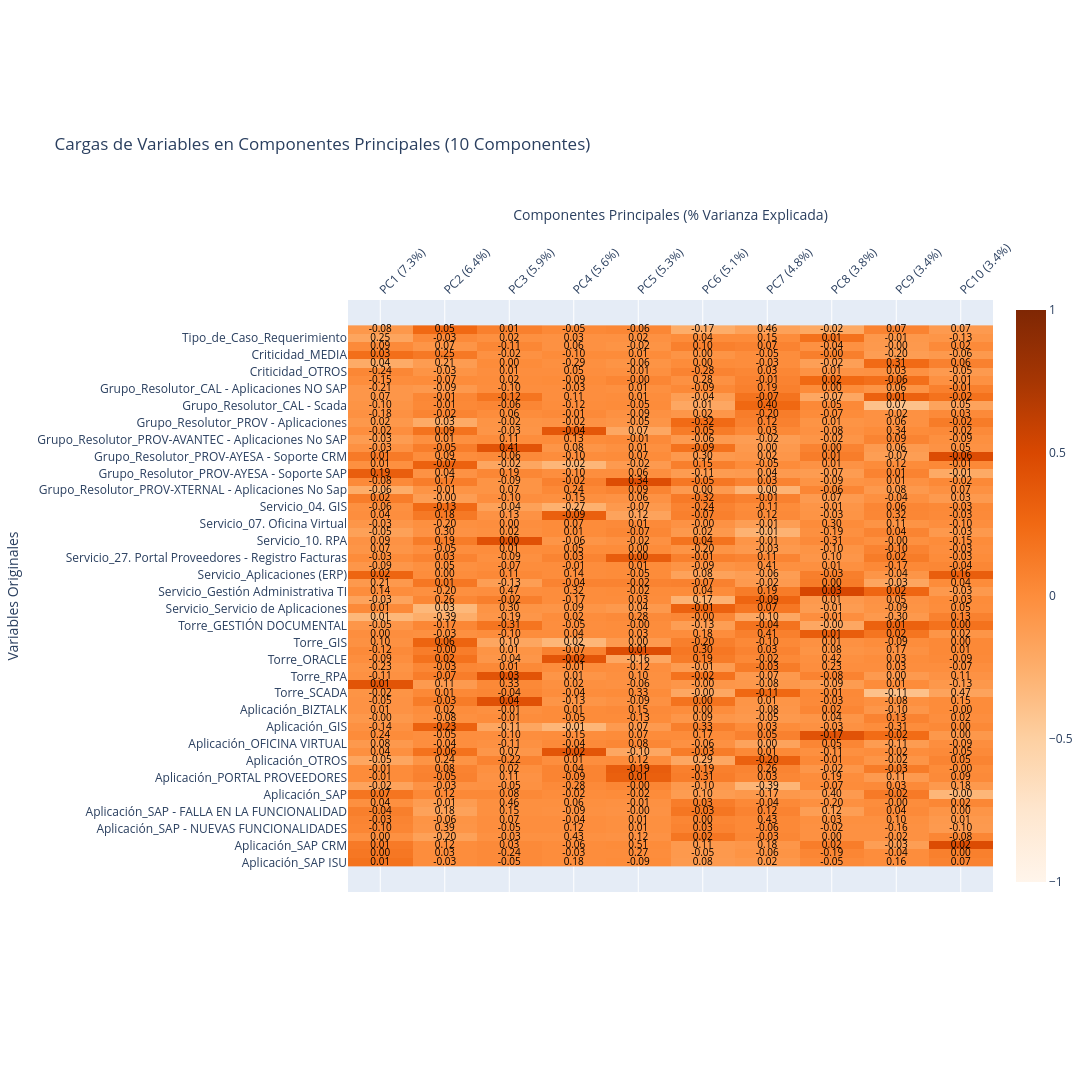

The cell this chart's notebook holds for it:
### Code cell
from sklearn.preprocessing import StandardScaler
from sklearn.decomposition import PCA
import numpy as np
import pandas as pd
import matplotlib.pyplot as plt
import seaborn as sns
import plotly.graph_objects as go
from IPython.display import display

# ------------------------------------------------------------
# 2. APLICACIÓN DE PCA (10 COMPONENTES)
# ------------------------------------------------------------

# Estandarización
scaler = StandardScaler()
X_scaled = scaler.fit_transform(df_pca_base)

# PCA con 10 componentes
pca = PCA(n_components=10)
X_pca = pca.fit_transform(X_scaled)

# Cálculo de métricas
varianza_individual = pca.explained_variance_ratio_
varianza_acumulada = np.cumsum(varianza_individual)
cargas = pca.components_.T  # Matriz de cargas (variables x componentes)

# ------------------------------------------------------------
# 3. VISUALIZACIÓN DE RESULTADOS
# ------------------------------------------------------------

# Configuración de estilos
plt.style.use('seaborn-v0_8')
sns.set_theme(style="whitegrid")

# ----------------------------------
# A. Gráfico de Varianza Acumulada (Ajustado para 10 componentes)
# ----------------------------------
plt.figure(figsize=(12, 6))
plt.bar(range(1, 11), varianza_individual, alpha=0.6, label='Varianza Individual')
plt.plot(range(1, 11), varianza_acumulada, marker='o', color='red', label='Varianza Acumulada')

# Líneas de referencia
plt.axhline(y=0.9, color='green', linestyle='--', label='Umbral 90%')
plt.axhline(y=0.95, color='blue', linestyle='--', label='Umbral 95%')

# Anotaciones
for i, (indiv, acu) in enumerate(zip(varianza_individual, varianza_acumulada)):
    plt.text(i+1, indiv+0.01, f"{indiv:.1%}", ha='center', fontsize=8)
    plt.text(i+1, acu+0.01, f"{acu:.1%}", ha='center', fontsize=8)

plt.title('Varianza Explicada por Componente Principal (10 Componentes)', pad=20)
plt.xlabel('Número de Componentes')
plt.ylabel('Varianza Explicada')
plt.legend()
plt.grid(True, alpha=0.3)
plt.ylim(0, 1.1)
plt.xticks(range(1, 11))  # Asegurar que se muestren todos los componentes
plt.tight_layout()
plt.show()

# ----------------------------------
# B. Tabla de Cargas (Ajustada para 10 componentes)
# ----------------------------------
cargas_df = pd.DataFrame(
    cargas,
    columns=[f'PC{i+1}' for i in range(10)],
    index=variables_para_pca
)

print("\n📋 TABLA DE CARGAS (10 COMPONENTES)")

def color_cargas(val):
    color = 'red' if val > 0.5 else 'blue' if val < -0.5 else 'black'
    weight = 'bold' if abs(val) > 0.5 else 'normal'
    return f'color: {color}; font-weight: {weight}'

styled_table = (cargas_df.style
                .format("{:.3f}")
                .applymap(color_cargas)
                .set_properties(**{'text-align': 'center'})
                .set_table_styles([{
                    'selector': 'th',
                    'props': [('background-color', '#f0f0f0'), 
                             ('font-weight', 'bold'),
                             ('font-size', '12pt')]
                }])
                .set_caption("Cargas de las variables en cada componente principal (10 componentes)"))

display(styled_table)

# ----------------------------------
# C. Mapa de Calor Interactivo (Ajustado para 10 componentes)
# ----------------------------------
z = cargas_df.values.round(2)
x = [f'PC{i+1} ({var*100:.1f}%)' for i, var in enumerate(varianza_individual)]
y = cargas_df.index.tolist()

fig = go.Figure(data=go.Heatmap(
    z=z,
    x=x,
    y=y,
    colorscale='Oranges',
    zmin=-1,
    zmax=1,
    text=[[f"Variable: {y[i]}<br>Componente: {x[j]}<br>Carga: {z[i][j]:.2f}" 
           for j in range(len(x))] for i in range(len(y))],
    hoverinfo="text",
    showscale=True
))

# Añadir texto superpuesto
fig.add_trace(go.Scatter(
    x=np.repeat(x, len(y)),
    y=np.tile(y, len(x)),
    mode="text",
    text=[f"{val:.2f}" for row in z for val in row],
    textfont=dict(color="black", size=10),
    hoverinfo="skip"
))

fig.update_layout(
    title="Cargas de Variables en Componentes Principales (10 Componentes)",
    xaxis=dict(
        title="Componentes Principales (% Varianza Explicada)",
        tickangle=-45,
        side="top"
    ),
    yaxis=dict(
        title="Variables Originales",
        autorange='reversed'
    ),
    width=1200,
    height=2000,
    margin=dict(l=100, r=50, b=200, t=300),
    hoverlabel=dict(
        bgcolor="white",
        font_size=12,
        font_family="Arial"
    )
)

fig.show()

# ------------------------------------------------------------
# 4. ANÁLISIS INTERPRETATIVO (Ajustado para 10 componentes)
# ------------------------------------------------------------

print("\n🔍 INTERPRETACIÓN CLAVE POR COMPONENTE (10 Componentes):")
for i in range(10):
    pc_var = varianza_individual[i]
    top_pos = cargas_df.iloc[:, i].nlargest(2).index.tolist()
    top_neg = cargas_df.iloc[:, i].nsmallest(2).index.tolist()
    
    print(f"\nPC{i+1} (Explica {pc_var:.1%} de varianza):")
    print(f"  - Variables con mayor carga POSITIVA: {', '.join(top_pos)}")
    print(f"  - Variables con mayor carga NEGATIVA: {', '.join(top_neg)}")

# ------------------------------------------------------------
# 5. RECOMENDACIÓN FINAL
# ------------------------------------------------------------

umbral = 0.9
n_optimo = np.argmax(varianza_acumulada >= umbral) + 1

print(f"\n✅ RECOMENDACIÓN: Usar {n_optimo} componentes principales")
print(f"   - Explican el {varianza_acumulada[n_optimo-1]:.1%} de la varianza total")
print(f"   - Componentes seleccionados: {', '.join([f'PC{i+1}' for i in range(n_optimo)])}")

### Figure 1 — Plotly figure (JSON) as saved in the notebook; plotly's stock layout.template omitted (floating-point values rounded to 4 significant figures; data arrays with more than 128 entries replaced by an {"elided": "..."} marker saying what was removed)
{"data": [{"colorscale": [[0, "rgb(255,245,235)"], [0.125, "rgb(254,230,206)"], [0.25, "rgb(253,208,162)"], [0.375, "rgb(253,174,107)"], [0.5, "rgb(253,141,60)"], [0.625, "rgb(241,105,19)"], [0.75, "rgb(217,72,1)"], [0.875, "rgb(166,54,3)"], [1, "rgb(127,39,4)"]], "hoverinfo": "text", "showscale": true, "text": {"elided": "64x10 str values"}, "x": ["PC1 (7.3%)", "PC2 (6.4%)", "PC3 (5.9%)", "PC4 (5.6%)", "PC5 (5.3%)", "PC6 (5.1%)", "PC7 (4.8%)", "PC8 (3.8%)", "PC9 (3.4%)", "PC10 (3.4%)"], "y": ["SLA_Minutos", "Tipo_de_Caso_Requerimiento", "Criticidad_BAJA", "Criticidad_MEDIA", "Criticidad_MUY ALTA", "Criticidad_OTROS", "Grupo_Resolutor_CAL - Aplicaciones", "Grupo_Resolutor_CAL - Aplicaciones NO SAP", "Grupo_Resolutor_CAL - Gestión Documental", "Grupo_Resolutor_CAL - Scada", "Grupo_Resolutor_OTROS", "Grupo_Resolutor_PROV - Aplicaciones", "Grupo_Resolutor_PROV - EVOL - Soporte Oracle", "Grupo_Resolutor_PROV-AVANTEC - Aplicaciones No SAP", "Grupo_Resolutor_PROV-AYESA - Soporte Automatización", "Grupo_Resolutor_PROV-AYESA - Soporte CRM", "Grupo_Resolutor_PROV-AYESA - Soporte GIS", "Grupo_Resolutor_PROV-AYESA - Soporte SAP", "Grupo_Resolutor_PROV-INTELECTA - Aplicaciones", "Grupo_Resolutor_PROV-XTERNAL - Aplicaciones No Sap", "Grupo_Resolutor_PROV-XTERNAL - CRM + ABAP", "Servicio_04. GIS", "Servicio_05. Oracle", "Servicio_07. Oficina Virtual", "Servicio_08. Web Cálidda", "Servicio_10. RPA", "Servicio_16. BMATIC (Gestión de Colas)", "Servicio_27. Portal Proveedores - Registro Facturas", "Servicio_99. Otras Aplicaciones", "Servicio_Aplicaciones (ERP)", "Servicio_Aplicaciones (No SAP)", "Servicio_Gestión Administrativa TI", "Servicio_OTROS", "Servicio_Servicio de Aplicaciones", "Torre_APLICACIONES", "Torre_GESTIÓN DOCUMENTAL", "Torre_GESTIÓN INTERN", "Torre_GIS", "Torre_INTELECTA", "Torre_ORACLE", "Torre_OTROS", "Torre_RPA", "Torre_SAP", "Torre_SCADA", "Aplicación_AUTOMATIZACIÓN / RPA", "Aplicación_BIZTALK", "Aplicación_GESTIÓN DE COLAS (BMATIC)", "Aplicación_GIS", "Aplicación_HES Y PROVISIONES", "Aplicación_OFICINA VIRTUAL", "Aplicación_ORACLE", "Aplicación_OTROS", "Aplicación_PORTAL FACTURAS PROVEEDORES", "Aplicación_PORTAL PROVEEDORES", "Aplicación_PORTAL WEB", "Aplicación_SAP", "Aplicación_SAP - CONSULTA DE DATOS / DESCARGA DE INFORMACIÓN", "Aplicación_SAP - FALLA EN LA FUNCIONALIDAD", "Aplicación_SAP - MEJORA CONTINUA", "Aplicación_SAP - NUEVAS FUNCIONALIDADES", "Aplicación_SAP - SOLICITUD DE ACCESO", "Aplicación_SAP CRM", "Aplicación_SAP ERP", "Aplicación_SAP ISU"], "z": {"elided": "64x10 float values"}, "zmax": 1, "zmin": -1, "type": "heatmap"}, {"hoverinfo": "skip", "mode": "text", "text": {"elided": "640 str values"}, "textfont": {"color": "black", "size": 10}, "x": {"elided": "640 str values"}, "y": {"elided": "640 str values"}, "type": "scatter"}], "layout": {"xaxis": {"title": {"text": "Componentes Principales (% Varianza Explicada)"}, "tickangle": -45, "side": "top"}, "yaxis": {"title": {"text": "Variables Originales"}, "autorange": "reversed"}, "margin": {"l": 100, "r": 50, "b": 200, "t": 300}, "hoverlabel": {"font": {"size": 12, "family": "Arial"}, "bgcolor": "white"}, "title": {"text": "Cargas de Variables en Componentes Principales (10 Componentes)"}, "width": 1200, "height": 2000}}
